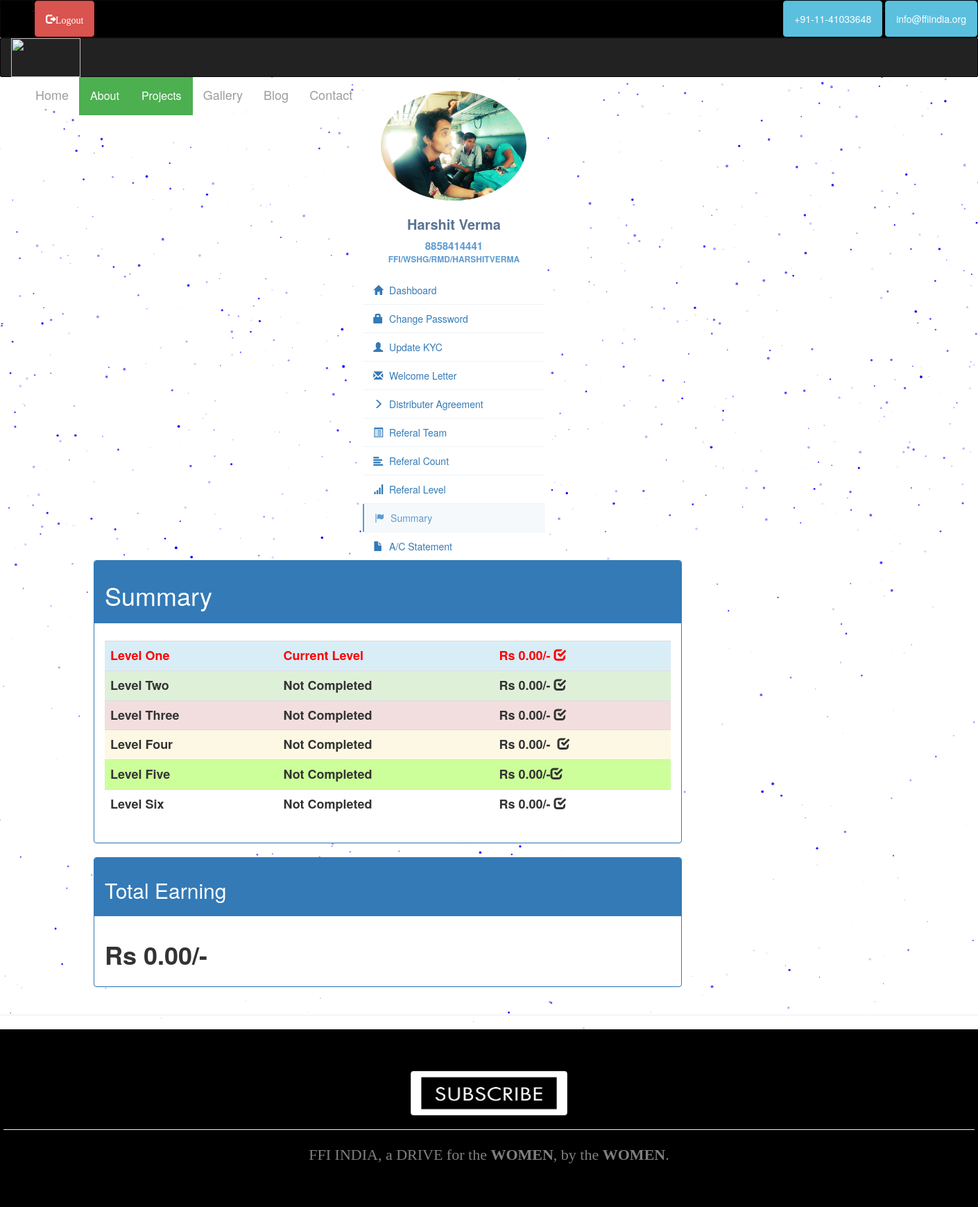
The page /dashboard/summary/ (signed in) on the database its author committed.
### nhdo_main/models.py (models this page shows, shortened)
class Profile(models.Model):
    user = models.OneToOneField(User, unique=True, on_delete=models.CASCADE)
    referal_id = models.CharField(max_length=40, null=True, blank=True)
    pan_number = models.IntegerField(null=True, blank=True)
    gender = models.CharField(max_length=10, choices=GENDER)
    status = models.CharField(max_length=10, choices=STATUS, default='single')
    birth_date = models.DateField(null=True, blank=True)
    address = models.CharField(max_length=30, null=True, blank=True)
    city = models.CharField(max_length=20, null=True, blank=True)
    pincode = models.IntegerField(null=True, blank=True)
    state = models.CharField(max_length=20, null=True, blank=True)
    mobile_number = models.IntegerField(null=True, blank=True)
    profile_pic = models.FileField(upload_to='profile_pic', blank=True, null=True)
    count1 = models.IntegerField(null=True, blank=True, default=0)
    count2 = models.IntegerField(null=True, blank=True, default=0)
    count3 = models.IntegerField(null=True, blank=True, default=0)
    count4 = models.IntegerField(null=True, blank=True, default=0)
    count5 = models.IntegerField(null=True, blank=True, default=0)
    count6 = models.IntegerField(null=True, blank=True, default=0)
    money1 = models.DecimalField(decimal_places=2, max_digits=10, null=True, blank=True, default=0)
    money2 = models.DecimalField(decimal_places=2, max_digits=10, null=True, blank=True, default=0)
    money3 = models.DecimalField(decimal_places=2, max_digits=10, null=True, blank=True, default=0)
    money4 = models.DecimalField(decimal_places=2, max_digits=10, null=True, blank=True, default=0)
    money5 = models.DecimalField(decimal_places=2, max_digits=10, null=True, blank=True, default=0)
    money6 = models.DecimalField(decimal_places=2, max_digits=10, null=True, blank=True, default=0)
    money = models.DecimalField(decimal_places=2, max_digits=10, null=True, blank=True, default=0)
    total = models.IntegerField(default=0, null=True, blank=True)
    your_referal = models.CharField(max_length=40, default='none')
    level_reached = models.CharField(max_length=20, default=0)

### dashboard/views.py (the view)
def summary(request):
    value9 = "active"
    summ = Profile.objects.get(user=request.user)
    return render(request, 'dashboard/summary.html', {'money': summ.money, 'level':summ.level_reached, 'value9':value9, 'summ':summ})

### templates/dashboard/summary.html (shortened to what this page needs)
{% extends 'base.html' %}
{% block content %}
<div class="panel panel-primary">
      <div class="panel-heading"><h1>Summary</h1></div>
      <div class="panel-body">
    <h4><b>
        {% if level < '6' %}
            <table class="table">
                {% if level == '0' %}
                    <tr class="info">
                            <td style="color:red">Level One</td>
                            <td style="color:red"> Current Level </td>
                            <td style="color:red">Rs {{ summ.money1 }}/-&nbsp;<span class="glyphicon glyphicon-check"></span></td>
                    </tr>
                {% elif level > '0' %}
                    <tr class="info">
                        <td style="color:green">Level One</td>
                        <td style="color:green"> Done </td>
                        <td style="color:green">Rs {{ summ.money1 }}/-&nbsp;<span class="glyphicon glyphicon-check"></span></td>
                    </tr>
                {% else %}
                    <tr class="info">
                        <td>Level One</td>
                        <td> Not Completed </td>
                        <td>Rs {{ summ.money1 }}/-&nbsp;<span class="glyphicon glyphicon-check"></span></td>
                    </tr>
                {% endif %}
                {% if level == '1' %}
                    <tr class="success">
                        <td style="color:red">Level Two</td>
                        <td style="color:red"> Current Level </td>
                        <td style="color:red">Rs {{ summ.money2 }}/-&nbsp;<span class="glyphicon glyphicon-check"></span></td>
                    </tr>
                {% elif level > '1' %}
                    <tr class="success">
                        <td style="color:green">Level Two</td>
                        <td style="color:green"> Done </td>
                        <td style="color:green">Rs {{ summ.money2 }}/-&nbsp;<span class="glyphicon glyphicon-check"></span></td>
                    </tr>
                {% else %}
                    <tr class="success">
                        <td>Level Two</td>
                        <td> Not Completed </td>
                        <td>Rs {{ summ.money2 }}/-&nbsp;<span class="glyphicon glyphicon-check"></span></td>
                    </tr>
                {% endif %}
                {% if level == '2' %}
                    <tr class="danger">
                        <td style="color:red">Level Three</td>
                        <td style="color:red"> Current Level </td>
                        <td style="color:red">Rs {{ summ.money3 }}/-&nbsp;<span class="glyphicon glyphicon-check"></span></td>
                    </tr>
                {% elif level > '2' %}
                    <tr class="danger">
                        <td style="color:green">Level Three</td>
                        <td style="color:green"> Done </td>
                        <td style="color:green">Rs {{ summ.money3 }}/-&nbsp;<span class="glyphicon glyphicon-check"></span></td>
                    </tr>
                {% else %}
                    <tr class="danger">
                        <td>Level Three</td>
                        <td> Not Completed </td>
                        <td>Rs {{ summ.money3 }}/-&nbsp;<span class="glyphicon glyphicon-check"></span></td>
                    </tr>
                {% endif %}
                {% if level == '3' %}
                    <tr class="warning">
                        <td style="color:red">Level Four</td>
                        <td style="color:red"> Current Level </td>
                        <td style="color:red">Rs {{ summ.money4 }}/-  &nbsp;<span class="glyphicon glyphicon-check"></span></td>
                    </tr>
                {% elif level > '3' %}
                    <tr class="warning">
                        <td style="color:green">Level Four</td>
                        <td style="color:green"> Done </td>
                        <td style="color:green">Rs {{ summ.money4 }}/-  &nbsp;<span class="glyphicon glyphicon-check"></span></td>
                    </tr>
                {% else %}
                    <tr class="warning">
                        <td>Level Four</td>
                        <td> Not Completed </td>
                        <td>Rs {{ summ.money4 }}/-  &nbsp;<span class="glyphicon glyphicon-check"></span></td>
                    </tr>
                {% endif %}
                {%if level == '4' %}
                    <tr style="background-color:#ccff99;">
                        <td style="color:red">Level Five</td>
                        <td style="color:red"> Current Level </td>
                        <td style="color:red">Rs {{ summ.money5 }}/-<span class="glyphicon glyphicon-check"></span></td>
                    </tr>
                {% elif level > '4' %}
                    <tr style="background-color:#ccff99;">
                        <td style="color:green">Level Five</td>
                        <td style="color:green"> Done </td>
                        <td style="color:green">Rs {{ summ.money5 }}/-<span class="glyphicon glyphicon-check"></span></td>
                    </tr>
                {% else %}
                    <tr style="background-color:#ccff99;">
                        <td>Level Five</td>
                        <td> Not Completed </td>
                        <td>Rs {{ summ.money5 }}/-<span class="glyphicon glyphicon-check"></span></td>
                    </tr>
                {% endif %}
                {% if level == '5' %}
                    <tr class="default">
                        <td style="color:red">Level Six</td>
                        <td style="color:red"> Curent Level </td>
                        <td style="color:red">Rs {{ summ.money6 }}/-&nbsp;<span class="glyphicon glyphicon-check"></span></td>
                    </tr>
                {% elif level > '5' %}
                    <tr class="default">
                        <td style="color:green">Level Six</td>
                        <td style="color:green"> Done </td>
                        <td style="color:green">Rs {{ summ.money6 }}/-&nbsp;<span class="glyphicon glyphicon-check"></span></td>
                    </tr>
                {% else %}
                    <tr class="default">
                        <td>Level Six</td>
                        <td> Not Completed </td>
                        <td>Rs {{ summ.money6 }}/-&nbsp;<span class="glyphicon glyphicon-check"></span></td>
                    </tr>
                {% endif %}
            </table>
            {% endif %}
    </b></h4>
      </div>
    </div>
<div class="panel panel-primary">
      <div class="panel-heading"><h2>Total Earning</h2></div>
      <div class="panel-body">
          <h1><b>Rs {{ money }}/-</b></h1>
      </div>
        </div>
{% endblock %}

### templates/base.html (shortened to what this page needs)
<!DOCTYPE html>
<html>
<head>
	{% load staticfiles %}
	<link rel="stylesheet" type="text/css" href="{% static 'css/bootstrap.min.css' %}">
</head>
<body class="body" style="overflow-x:hidden;">
<div id="particle"></div>
<div id="overlay">
<nav class="navbar navbar-inverse" style="border-radius:0px; height:50%; background-color:#000000;">
            <div class="container-fluid">
                <ul class="nav navbar-nav">
						<li><a href="{% url 'home' %}"></a></li>
					<li> . </li>
                    {% if user.is_authenticated %}
                    <li>
                        <a href="/logout/" style="color:white" class="btn btn-danger"><span class="glyphicon glyphicon-log-out">Logout</span></a>
                    </li>
                    {% else %}
                    <li class="{{rnav}}">
                        <a href="{% url 'signup' %}" style="color:white" class="btn btn-warning"><span class="glyphicon glyphicon-new-window" style="font-size:15px">Register</span></a>
                    </li>
                    {% endif %}
                </ul>
              <ul class="nav navbar-nav navbar-right">
				  <li ><a class="btn btn-info"><span style="color:white" class="glyphicons glyphicons-phone-alt"> +91-11-41033648 </span></a></li>
				  <li> : </li>
				  <li ><a class="btn btn-info"><span style="color:white" class="glyphicons glyphicons-envelope"> info@ffiindia.org </span></a></li>
              </ul>
            </div>
          </nav>
        <nav class="navbar navbar-inverse" style="margin-top:-20px; border-radius:2px;height:57px">
            <div class="container-fluid">
              <div class="navbar-header">
                <a href="{% url 'home' %}"><img style="width: 45%; margin:0 auto;" src="https://i.imgur.com/mjW1oPJ.png" height="56px"/></a>
              <ul class="nav navbar-nav navbar-right">
                <li style="font-size:18px;" class="{{nav1}}"><a href="{% url 'home' %}">Home</a></li>
					  <li  style="font-size:15px;" class="dropdown">
                        <div class="dropbtn">About</div>
						  <li  style="font-size:15px;" class="dropdown">
                        <div class="dropbtn">Projects</div>
                </li>
                </li>
                <li style="font-size:18px;" class="{{nav3}}"><a href="{% url 'gallery' %}">Gallery</a></li>
			    <li style="font-size:18px;" class="{{nav4}}"><a href="{% url 'blog' %}">Blog</a></li>
                <li style="font-size:18px;" class="{{nav5}}"><a href="{% url 'contact' %}">Contact</a></li>
            </ul>
            </div>
          </nav>
<div class="container">
    <div class="row profile">
		{% if user.is_authenticated %}
		<div class="col-sm-3">
			<div class="profile-sidebar">
				<div class="profile-userpic">
					<center>
						{% if request.user.profile.profile_pic %}
							<div class="profile-userpic"> <img src="{{request.user.profile.profile_pic.url}}" align="middle" class="img-circle" width="120px" height="120px"/></div>
						{% else %}
							<div class="profile-userpic"> <img src="https://www.vccircle.com/wp-content/uploads/2017/03/default-profile.png?w=300" align="middle" class="img-circle" width="120px" height="120px"/></div>
						{% endif %}
					</center>
				</div>
				<div class="profile-usertitle">
					<div class="profile-usertitle-name">
						<span style="font-size:20px"> {{ request.user.first_name }} {{ request.user.last_name }}</span>
					</div>
					<div class="profile-usertitle-job">
						<span style="font-size:15px"> {{ request.user.profile.mobile_number }}</span><br/>
						<span style="font-size:12px"> {{ request.user.profile.your_referal }}</span>
					</div>
				</div>
				<div class="profile-usermenu">
					<ul class="nav">
						<li class={{value1}}>
							<a href="{% url 'dashboard' %}">
							<i class="glyphicon glyphicon-home"></i>
							Dashboard </a>
						</li>
						<li class={{value2}}>
							<a href="{% url 'change_password' %}">
							<i class="glyphicon glyphicon-lock"></i>
							Change Password</a>
						</li>
						<li class={{value3}}>
							<a href="{% url 'update_kyc' %}">
							<i class="glyphicon glyphicon-user"></i>
							Update KYC</a>
						</li>
						<li class={{value4}}>
							<a href="{% url 'welcome_letter' %}">
							<i class="glyphicon glyphicon-envelope"></i>
							Welcome Letter </a>
						</li>
						<li class={{value5}}>
							<a href="{% url 'distributer_agreement' %}">
							<i class="glyphicon glyphicon-menu-right"></i>
							Distributer Agreement</a>
						</li>
						<li class={{value6}}>
							<a href="{% url 'referal_team' %}">
							<i class="glyphicon glyphicon-list-alt"></i>
							Referal Team</a>
						</li>
						<li class={{value7}}>
							<a href="{% url 'referal_counts' %}">
							<i class="glyphicon glyphicon-align-left"></i>
							Referal Count</a>
						</li>
						<li class={{value8}}>
							<a href="{% url 'referal_level' %}">
							<i class="glyphicon glyphicon-signal"></i>
							Referal Level</a>
						</li>
						<li class={{value9}}>
							<a href="{% url 'summary' %}">
							<i class="glyphicon glyphicon-flag"></i>
							Summary</a>
						</li>
						<li class={{value10}}>
							<a href="{% url 'ac_statement' %}">
							<i class="glyphicon glyphicon-file"></i>
							A/C Statement</a>
						</li>
					</ul>
				</div>
			</div>
		</div>
		{% endif %}
		{% if user.is_authenticated %}
			<div class="col-sm-9" style="width:75%;align:left">
		{% else %}
			<div class="col-sm-12" style="width:100%">
		{% endif %}
	{% block content %}
	{% endblock %}
			</div>
	</div>
	</div>
<hr/>
<link rel="stylesheet" href="https://maxcdn.bootstrapcdn.com/bootstrap/3.3.7/css/bootstrap.min.css" />
<div style="width:100%; background-color:black; color:white; text-align:center; padding: 60px 0;">
	<a href="/newsletter/" class="btn btn-default" ><img
														width="200px"
														height="50px"></a>
	<hr width="1400px"/>
	<span class="warning" style="color:grey;font-size:22px;font-family:georgia">FFI INDIA, a DRIVE for the <b>WOMEN</b>, by the <b>WOMEN</b>.</span>
</div>
	</div>
</body>
</html>

### rows shown on the page
Profile: money1 "0.00", money2 "0.00", money3 "0.00", money4 "0.00", money5 "0.00", money6 "0.00", money "0.00"

### other values the page prints
{{ request.user.first_name }} "Harshit"
{{ request.user.last_name }} "Verma"
{{ request.user.profile.mobile_number }} "8858414441"
{{ request.user.profile.your_referal }} "FFI/WSHG/RMD/HARSHITVERMA"
